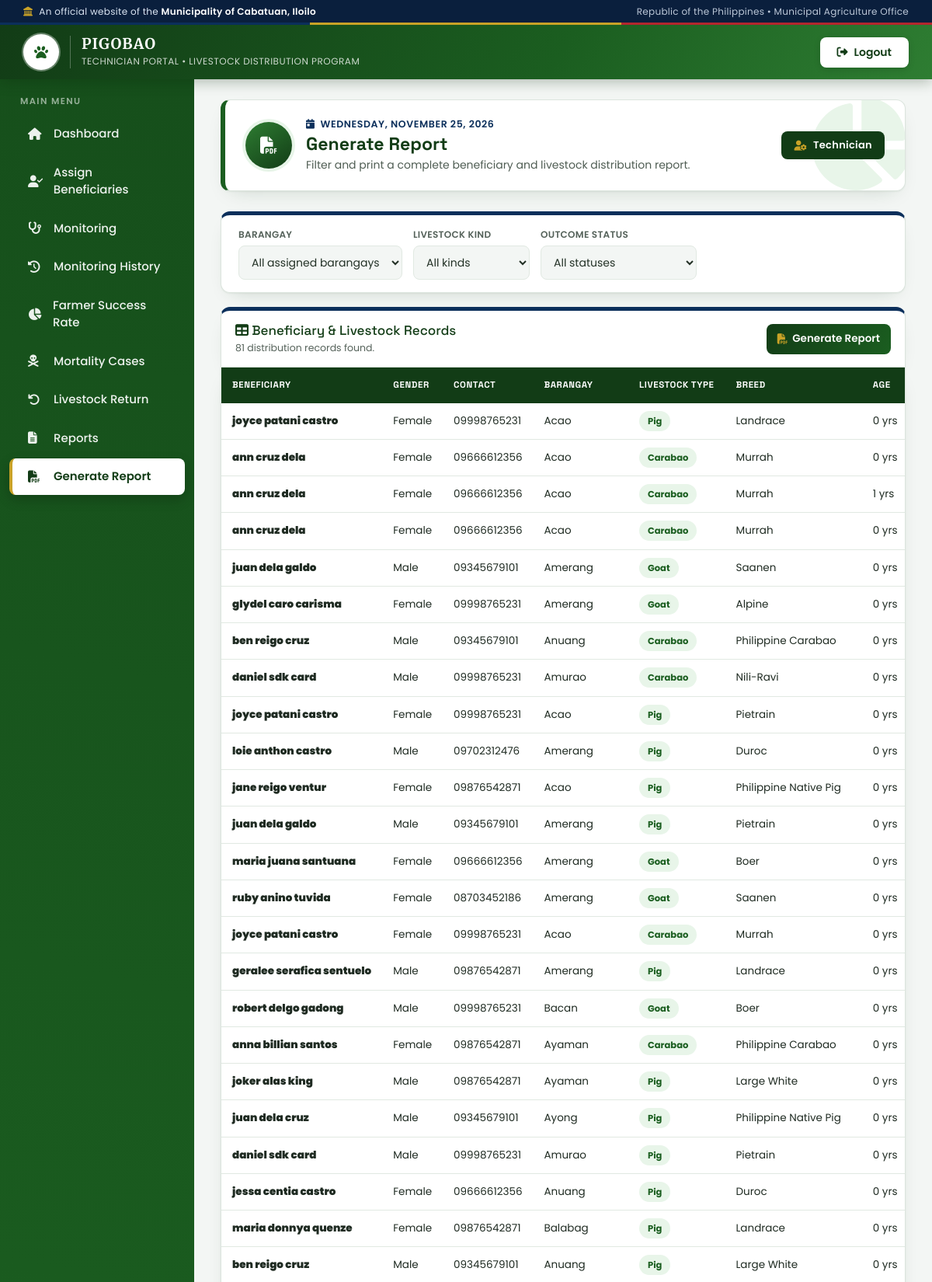
The page /generate_report.php (signed in, upper part) on the database its author committed.
### tables this page shows
CREATE TABLE `distributions` (
  `distribution_id` int(10) UNSIGNED NOT NULL,
  `technician_id` int(10) UNSIGNED NOT NULL,
  `beneficiary_id` int(10) UNSIGNED NOT NULL,
  `livestock_id` int(10) UNSIGNED NOT NULL,
  `quantity` int(10) UNSIGNED NOT NULL DEFAULT 1,
  `distribution_date` date NOT NULL,
  `distribution_location` varchar(150) DEFAULT NULL,
  `batch_no` varchar(50) NOT NULL,
  `remarks` text DEFAULT NULL,
  `status` enum('active','returned','death') NOT NULL DEFAULT 'active',
  `return_date` date DEFAULT NULL,
  `return_reason` varchar(255) DEFAULT NULL,
  `returned_to_beneficiary_id` int(10) UNSIGNED DEFAULT NULL,
  `report_type` varchar(100) DEFAULT NULL,
  `report_content` text DEFAULT NULL,
  `report_date` date DEFAULT NULL,
  `death_date` date DEFAULT NULL,
  `death_cause` varchar(255) DEFAULT NULL,
  `death_type` enum('natural','disease','accident','unknown','other') DEFAULT NULL,
  `death_remarks` text DEFAULT NULL,
  `closed_at` datetime DEFAULT NULL,
  `closed_by` int(10) UNSIGNED DEFAULT NULL,
  `created_at` timestamp NOT NULL DEFAULT current_timestamp(),
  `updated_at` timestamp NOT NULL DEFAULT current_timestamp() ON UPDATE current_timestamp()
);

CREATE TABLE `beneficiaries` (
  `beneficiary_id` int(10) UNSIGNED NOT NULL,
  `firstname` varchar(50) NOT NULL,
  `middlename` varchar(50) DEFAULT NULL,
  `lastname` varchar(50) NOT NULL,
  `extension_name` varchar(10) DEFAULT NULL,
  `gender` enum('Male','Female') NOT NULL,
  `barangay_id` int(10) UNSIGNED NOT NULL,
  `contact` varchar(50) DEFAULT NULL,
  `civil_status` enum('Single','Married','Widowed','Separated') DEFAULT NULL,
  `birthdate` date DEFAULT NULL,
  `photo` varchar(255) DEFAULT NULL,
  `registered_at` timestamp NOT NULL DEFAULT current_timestamp(),
  `status` enum('active','inactive') NOT NULL DEFAULT 'active'
);

CREATE TABLE `barangays` (
  `barangay_id` int(10) UNSIGNED NOT NULL,
  `barangay_name` varchar(100) NOT NULL
);

CREATE TABLE `livestock` (
  `livestock_id` int(10) UNSIGNED NOT NULL,
  `kind` enum('goat','pig','carabao') NOT NULL,
  `breed` varchar(100) NOT NULL,
  `sex` enum('Male','Female','Unknown') NOT NULL DEFAULT 'Unknown',
  `birth_date` date DEFAULT NULL,
  `batch_no` varchar(50) NOT NULL,
  `status` enum('available','distributed','dead','retired') NOT NULL DEFAULT 'available',
  `created_at` timestamp NOT NULL DEFAULT current_timestamp(),
  `updated_at` timestamp NOT NULL DEFAULT current_timestamp() ON UPDATE current_timestamp()
);

### generate_report.php (the view, shortened to what this page needs)
<?php
require '../db.php';
$tech_id = (int)$_SESSION['technician_id'];
$filterKind     = isset($_GET['kind']) ? trim($_GET['kind']) : '';
$kindOptions = ['pig' => 'Pig', 'goat' => 'Goat', 'carabao' => 'Carabao'];
$filterKind = strtolower($filterKind);
$monCols = [];
$colRes = $conn->query("SHOW COLUMNS FROM monitoring");
if ($colRes) {
    while ($c = $colRes->fetch_assoc()) {
        $monCols[strtolower($c['Field'])] = $c['Field'];
    }
}
$dateCandidates      = ['monitoring_date', 'date_monitored', 'monitored_at', 'monitor_date', 'date', 'created_at'];
$offspringCandidates = ['offspring', 'offspring_count', 'no_of_offspring', 'number_of_offspring', 'num_offspring', 'piglets', 'litter_size'];
$monDateCol = null;
foreach ($dateCandidates as $cand) {
    if (isset($monCols[$cand])) { $monDateCol = $monCols[$cand]; break; }
}
$monOffspringCol = null;
foreach ($offspringCandidates as $cand) {
    if (isset($monCols[$cand])) { $monOffspringCol = $monCols[$cand]; break; }
}
$lastMonSql  = $monDateCol      ? "MAX(`$monDateCol`)"              : "NULL";
$offspringSql = $monOffspringCol ? "SUM(`$monOffspringCol`)"         : "NULL";
$monSubquery = "
    SELECT
        distribution_id,
        $lastMonSql AS last_monitored,
        $offspringSql AS total_offspring
    FROM monitoring
    GROUP BY distribution_id
";
$records = [];
$where = ["d.technician_id = $tech_id"];
$whereSql = implode(' AND ', $where);
$listQuery = $conn->query("
    SELECT
        d.distribution_id,
        d.beneficiary_id,
        d.livestock_id,
        d.quantity,
        d.distribution_date,
        d.distribution_location,
        d.batch_no AS distribution_batch_no,
        d.remarks,
        d.status,
        b.firstname,
        b.middlename,
        b.lastname,
        b.contact,
        b.gender,
        b.barangay_id,
        br.barangay_name,
        l.kind,
        l.breed,
        TIMESTAMPDIFF(YEAR, l.birth_date, CURDATE()) AS age,
        l.status AS livestock_status,
        l.batch_no AS livestock_batch_no,
        mon.last_monitored,
        mon.total_offspring,
        (mort.distribution_id IS NOT NULL) AS is_dead
    FROM distributions d
    INNER JOIN beneficiaries b
        ON d.beneficiary_id = b.beneficiary_id
    INNER JOIN barangays br
        ON b.barangay_id = br.barangay_id
    INNER JOIN livestock l
        ON d.livestock_id = l.livestock_id
    LEFT JOIN (
        SELECT DISTINCT distribution_id
        FROM monitoring
        WHERE action = 'death' OR health_status = 'Dead'
    ) mort ON mort.distribution_id = d.distribution_id
    LEFT JOIN ($monSubquery) mon ON mon.distribution_id = d.distribution_id
    WHERE $whereSql
    ORDER BY d.distribution_date DESC, d.distribution_id DESC
");
if ($listQuery) {
    while ($row = $listQuery->fetch_assoc()) {
        $isDead = !empty($row['is_dead']);
        if ($isDead) {
            $row['outcome_status'] = 'dead';
        } elseif ($row['status'] === 'returned') {
            $row['outcome_status'] = 'returned';
        } else {
            $row['outcome_status'] = 'active';
        }
        $records[] = $row;
    }
}
?>
<!DOCTYPE html>
<html lang="en">
<head>
<link href="https://cdnjs.cloudflare.com/ajax/libs/font-awesome/6.4.0/css/all.min.css" rel="stylesheet">
<link href="https://cdn.jsdelivr.net/npm/bootstrap@5.3.0/dist/css/bootstrap.min.css" rel="stylesheet">
</head>
<body>
<div class="gov-strip">
    <div class="left">
        <i class="fas fa-landmark"></i>
        <span>An official website of the <strong>Municipality of Cabatuan, Iloilo</strong></span>
    </div>
    <div class="right">Republic of the Philippines &bull; Municipal Agriculture Office</div>
</div>
<header class="topbar">
    <div class="brand">
        <div class="seal">
        </div>
        <div class="titles">
            <h1>PIGOBAO</h1>
            <small>Technician Portal &bull; Livestock Distribution Program</small>
        </div>
    </div>
    <a href="../tech_logout.php" class="logout"><i class="fas fa-right-from-bracket"></i> Logout</a>
</header>
<aside class="sidebar">
    <div class="menu-title">Main Menu</div>
    <a href="../technician_dashboard.php">
        <i class="fas fa-home"></i> Dashboard
    </a>
    <a href="assign_beneficiaries.php">
        <i class="fas fa-user-check"></i> Assign Beneficiaries
    </a>
    <a href="monitoring.php">
        <i class="fas fa-stethoscope"></i> Monitoring
    </a>
    <a href="monitoring_history.php">
        <i class="fas fa-history"></i> Monitoring History
    </a>
    <a href="farmer_success_rate.php" >
        <i class="fas fa-chart-pie"></i>
        Farmer Success Rate
    </a>
    <a href="mortality_cases.php">
        <i class="fas fa-skull-crossbones"></i> Mortality Cases
    </a>
    <a href="livestock_return.php">
        <i class="fas fa-undo"></i> Livestock Return
    </a>
    <a href="tech_reports.php">
        <i class="fas fa-file-alt"></i> Reports
    </a>
    <a href="generate_report.php" class="active">
        <i class="fas fa-file-pdf"></i> Generate Report
    </a>
</aside>
<main class="main">
    <div class="page-header page-card">
        <div class="page-icon"><i class="fas fa-file-pdf"></i></div>
        <div class="page-info">
            <div class="page-date"><i class="fas fa-calendar-day"></i> <?= date('l, F j, Y') ?></div>
            <h2>Generate Report</h2>
            <p>Filter and print a complete beneficiary and livestock distribution report.</p>
        </div>
        <span class="role-pill"><i class="fas fa-user-gear"></i> Technician</span>
    </div>
    <form class="filter-card" method="GET" id="filterForm">
        <div class="filter-field">
            <label for="barangay_id">Barangay</label>
            <select name="barangay_id" id="barangay_id">
                <option value="0">All assigned barangays</option>
            </select>
        </div>
        <div class="filter-field">
            <label for="kind">Livestock Kind</label>
            <select name="kind" id="kind">
                <option value="">All kinds</option>
            </select>
        </div>
        <div class="filter-field">
            <label for="status">Outcome Status</label>
            <select name="status" id="status">
                <option value="">All statuses</option>
            </select>
        </div>
    </form>
    <div class="report-header">
        <div>
            <h3>
                <i class="fas fa-table"></i>
                Beneficiary & Livestock Records
            </h3>
            <p><?= number_format(count($records)) ?> <?= $filterKind !== '' ? htmlspecialchars($kindOptions[$filterKind]) . ' ' : '' ?>distribution records found.</p>
        </div>
        <button type="button" class="generate-btn" onclick="window.print()">
            <i class="fas fa-file-pdf"></i>
            Generate Report
        </button>
    </div>
    <div class="table-wrap">
        <table class="report-table">
            <thead>
                <tr>
                    <th>Beneficiary</th>
                    <th>Gender</th>
                    <th>Contact</th>
                    <th>Barangay</th>
                    <th>Livestock Type</th>
                    <th>Breed</th>
                    <th>Age</th>
                </tr>
            </thead>
            <tbody>
                <?php if (count($records) > 0): ?>
                    <?php foreach ($records as $d): ?>
                        <?php
                        $fullname = trim(
                            ($d['firstname'] ?? '') . ' ' .
                            ($d['middlename'] ?? '') . ' ' .
                            ($d['lastname'] ?? '')
                        );
                        $livestockType = $d['kind'];
                        ?>
                        <tr>
                            <td>
                                <strong>
                                    <?= htmlspecialchars($fullname) ?>
                                </strong>
                            </td>
                            <td>
                                <?= htmlspecialchars($d['gender'] ?? 'N/A') ?>
                            </td>
                            <td>
                                <?= htmlspecialchars($d['contact'] ?? 'N/A') ?>
                            </td>
                            <td>
                                <?= htmlspecialchars($d['barangay_name'] ?? 'N/A') ?>
                            </td>
                            <td>
                                <span class="badge-kind">
                                    <?= htmlspecialchars(ucfirst($livestockType ?? 'N/A')) ?>
                                </span>
                            </td>
                            <td>
                                <?= htmlspecialchars($d['breed'] ?? 'N/A') ?>
                            </td>
                            <td>
                                <?= $d['age'] !== null
                                    ? htmlspecialchars($d['age']) . ' yrs'
                                    : 'N/A'
                                ?>
                            </td>
                        </tr>
                    <?php endforeach; ?>
                <?php endif; ?>
            </tbody>
        </table>
    </div>
</main>
</body>
</html>

### rows shown on the page
distributions: beneficiary.lastname "joyce patani castro", beneficiary.gender "Female", beneficiary.contact "09998765231", barangays.barangay_name "Acao", livestock.kind "Pig", livestock.breed "Landrace", age "0"
distributions: beneficiary.lastname "ann cruz dela", beneficiary.gender "Female", beneficiary.contact "09666612356", barangays.barangay_name "Acao", livestock.kind "Carabao", livestock.breed "Murrah", age "0"
distributions: beneficiary.lastname "ann cruz dela", beneficiary.gender "Female", beneficiary.contact "09666612356", barangays.barangay_name "Acao", livestock.kind "Carabao", livestock.breed "Murrah", age "1"
distributions: beneficiary.lastname "ann cruz dela", beneficiary.gender "Female", beneficiary.contact "09666612356", barangays.barangay_name "Acao", livestock.kind "Carabao", livestock.breed "Murrah", age "0"
distributions: beneficiary.lastname "juan dela galdo", beneficiary.gender "Male", beneficiary.contact "09345679101", barangays.barangay_name "Amerang", livestock.kind "Goat", livestock.breed "Saanen", age "0"
distributions: beneficiary.lastname "glydel caro carisma", beneficiary.gender "Female", beneficiary.contact "09998765231", barangays.barangay_name "Amerang", livestock.kind "Goat", livestock.breed "Alpine", age "0"
distributions: beneficiary.lastname "ben reigo cruz", beneficiary.gender "Male", beneficiary.contact "09345679101", barangays.barangay_name "Anuang", livestock.kind "Carabao", livestock.breed "Philippine Carabao", age "0"
distributions: beneficiary.lastname "daniel sdk card", beneficiary.gender "Male", beneficiary.contact "09998765231", barangays.barangay_name "Amurao", livestock.kind "Carabao", livestock.breed "Nili-Ravi", age "0"
distributions: beneficiary.lastname "joyce patani castro", beneficiary.gender "Female", beneficiary.contact "09998765231", barangays.barangay_name "Acao", livestock.kind "Pig", livestock.breed "Pietrain", age "0"
distributions: beneficiary.lastname "loie anthon castro", beneficiary.gender "Male", beneficiary.contact "09702312476", barangays.barangay_name "Amerang", livestock.kind "Pig", livestock.breed "Duroc", age "0"
distributions: beneficiary.lastname "jane reigo ventur", beneficiary.gender "Female", beneficiary.contact "09876542871", barangays.barangay_name "Acao", livestock.kind "Pig", livestock.breed "Philippine Native Pig", age "0"
distributions: beneficiary.lastname "juan dela galdo", beneficiary.gender "Male", beneficiary.contact "09345679101", barangays.barangay_name "Amerang", livestock.kind "Pig", livestock.breed "Pietrain", age "0"
distributions: beneficiary.lastname "maria juana santuana", beneficiary.gender "Female", beneficiary.contact "09666612356", barangays.barangay_name "Amerang", livestock.kind "Goat", livestock.breed "Boer", age "0"
distributions: beneficiary.lastname "ruby anino tuvida", beneficiary.gender "Female", beneficiary.contact "08703452186", barangays.barangay_name "Amerang", livestock.kind "Goat", livestock.breed "Saanen", age "0"
distributions: beneficiary.lastname "joyce patani castro", beneficiary.gender "Female", beneficiary.contact "09998765231", barangays.barangay_name "Acao", livestock.kind "Carabao", livestock.breed "Murrah", age "0"
distributions: beneficiary.lastname "geralee serafica sentuelo", beneficiary.gender "Male", beneficiary.contact "09876542871", barangays.barangay_name "Amerang", livestock.kind "Pig", livestock.breed "Landrace", age "0"
distributions: beneficiary.lastname "robert delgo gadong", beneficiary.gender "Male", beneficiary.contact "09998765231", barangays.barangay_name "Bacan", livestock.kind "Goat", livestock.breed "Boer", age "0"
distributions: beneficiary.lastname "anna billian santos", beneficiary.gender "Female", beneficiary.contact "09876542871", barangays.barangay_name "Ayaman", livestock.kind "Carabao", livestock.breed "Philippine Carabao", age "0"
distributions: beneficiary.lastname "joker alas king", beneficiary.gender "Male", beneficiary.contact "09876542871", barangays.barangay_name "Ayaman", livestock.kind "Pig", livestock.breed "Large White", age "0"
distributions: beneficiary.lastname "juan dela cruz", beneficiary.gender "Male", beneficiary.contact "09345679101", barangays.barangay_name "Ayong", livestock.kind "Pig", livestock.breed "Philippine Native Pig", age "0"
distributions: beneficiary.lastname "daniel sdk card", beneficiary.gender "Male", beneficiary.contact "09998765231", barangays.barangay_name "Amurao", livestock.kind "Pig", livestock.breed "Pietrain", age "0"
distributions: beneficiary.lastname "jessa centia castro", beneficiary.gender "Female", beneficiary.contact "09666612356", barangays.barangay_name "Anuang", livestock.kind "Pig", livestock.breed "Duroc", age "0"
distributions: beneficiary.lastname "maria donnya quenze", beneficiary.gender "Female", beneficiary.contact "09876542871", barangays.barangay_name "Balabag", livestock.kind "Pig", livestock.breed "Landrace", age "0"
distributions: beneficiary.lastname "ben reigo cruz", beneficiary.gender "Male", beneficiary.contact "09345679101", barangays.barangay_name "Anuang", livestock.kind "Pig", livestock.breed "Large White", age "0"

### other values the page prints
count($records) "81"
